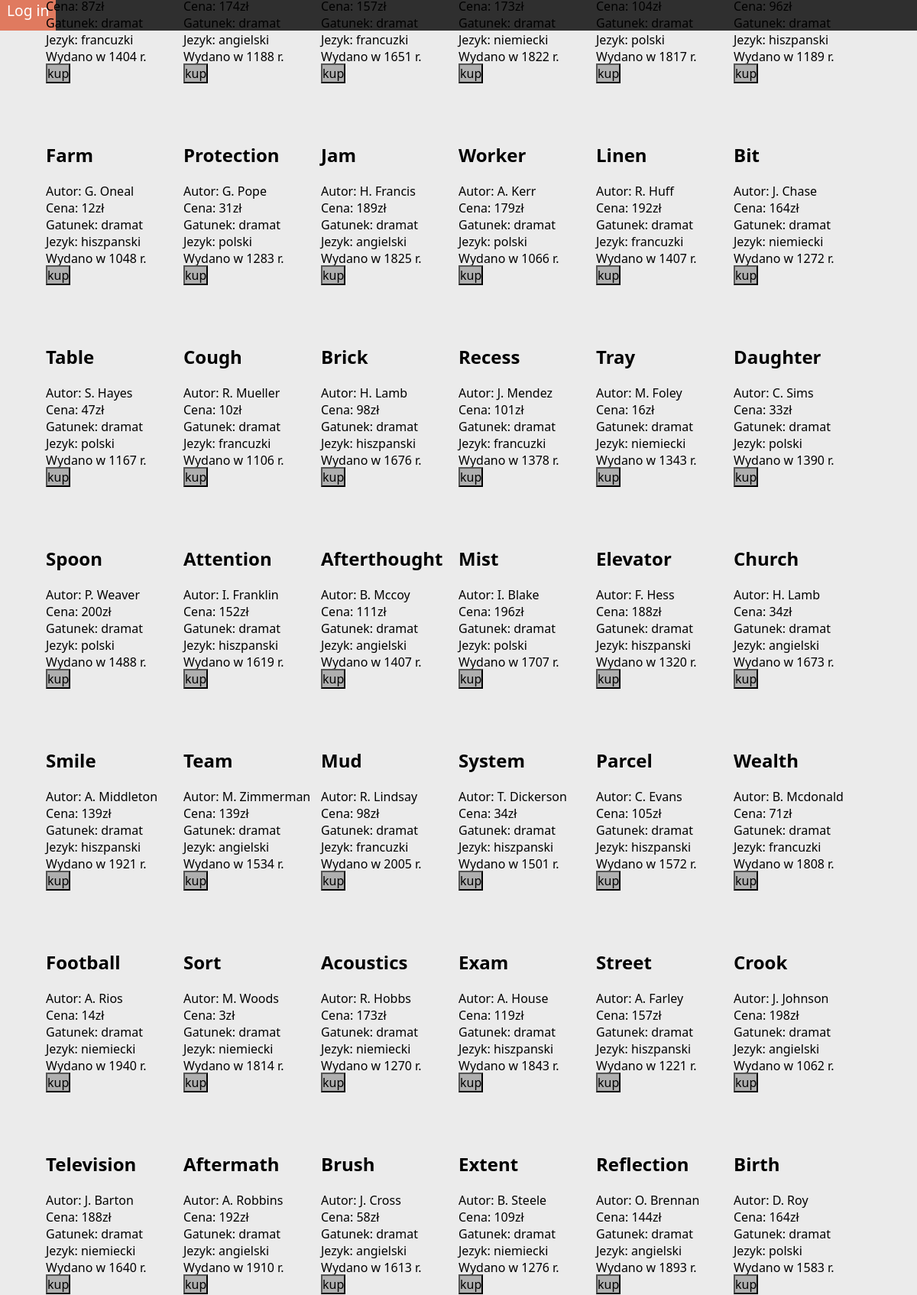
The page / (upper part) on the database its author committed.
### tables this page shows
CREATE TABLE `ksiazki` (
  `id_ksiazki` int(11) NOT NULL,
  `tytul` varchar(100) NOT NULL,
  `id_autora` int(11) NOT NULL,
  `cena` decimal(10,0) DEFAULT NULL,
  `ilosc` int(11) DEFAULT 0,
  `wydawnictwo` varchar(20) DEFAULT NULL,
  `temat` varchar(30) DEFAULT NULL,
  `gatunek` varchar(50) NOT NULL,
  `miejsce_wydania` varchar(28) DEFAULT NULL,
  `jezyk_ksiazki` varchar(15) DEFAULT NULL,
  `opis` varchar(100) DEFAULT NULL,
  `rok_wydania` varchar(4) DEFAULT NULL
);

### index.php (the view, shortened to what this page needs)
<!DOCTYPE html>
<html lang="pl">
<head>
    <link rel="stylesheet" href="index.css">
</head>
<body>
    <?php
    echo "<nav>
        <div><a href='login.php'>Log in</a></div>".
        (isset($_GET['uid']) ? "<div><a href='settings.php?uid=".$_GET['uid']."'>Ustawienia</a></div>" : "")
        ."</nav>";
    echo "<aside>
            <form action='index.php'
        </aside>";
    echo "<main><div id='main'>";
    $id = mysqli_connect("localhost", "root", "", "ksiegarnia");
    for($i = 1; $i < 100; ++$i){
        $book = mysqli_query($id, "select ksiazki.tytul, concat(substr(autor.imie, 1, 1), '. ', autor.nazwisko), ksiazki.cena,  ksiazki.gatunek, ksiazki.jezyk_ksiazki, ksiazki.rok_wydania, ksiazki.id_ksiazki from ksiazki join autor using (id_autora) limit $i, 1;");
        if($book){
            $data = mysqli_fetch_row($book);
            echo "<div class='ksiazka'>
                    <form action='order.php' method='post'>
                        <h2>".$data[0]."</h2>
                        <div class='autor'>".$data[1]."</div>
                        <div class='cena'>".$data[2]."</div>
                        <div class='gatunek'>".$data[3]."</div>
                        <div class='jezyk'>".$data[4]."</div>
                        <div class='rok'>".$data[5]."</div>
                        <input type='hidden' name='data' value=".$data[6].">
                        ".(isset($_GET['uid']) ? "
                        <input type='hidden' name='uid' value='".$_GET['uid']."'>
                        <input type='submit' class='kup' value='kup'>" : "<a href='login.php' class='div-submit'>kup</a>")."
                    </form>
                </div>";
        }
    }
    echo "</div></main>";
    ?>
</body>
</html>

### index.css (style rules this page uses)
html, body { margin: 0; padding: 0; overflow-x: hidden; }
body { font-family: "Segoe UI", Tahoma, Geneva, Verdana, sans-serif; background-color: #ebebeb; }
nav { width: 100vw; height: 5vh; background-color: #2f2f2f; color: #ebebeb; font-size: larger; display: flex; justify-content: start; align-items: start; }
nav div { border-width: 0 0.5em; border-color: #2f2f2f; border-style: solid; height: 100%; color: white; }
nav div a { color: white; text-decoration: none; }
main { margin-top: -3vh; min-height: 85vh; padding: 0 2vh 2vh 2vh; }
main div#main { display: flex; justify-content: center; align-items: center; flex-wrap: wrap; }
#main > .ksiazka { height: 33vh; width: 15vw; }
#main > div .autor::before { content: "Autor: "; }
#main > div .cena::before { content: "Cena: "; }
#main > div .cena::after { content: "zł"; }
#main > div .gatunek::before { content: "Gatunek: "; }
#main > div .jezyk::before { content: "Jezyk: "; }
#main > div .rok::before { content: "Wydano w "; }
#main > div .rok::after { content: " r."; }
input[type="submit"], .div-submit { text-decoration: none; color: black; border: 2px outset black; background-color: #afafaf; outline: none; transition: all 500ms ease-in-out; }

### rows shown on the page
ksiazki: gatunek "dramat", jezyk_ksiazki "francuzki", rok_wydania "1404"
ksiazki: gatunek "dramat", jezyk_ksiazki "angielski", rok_wydania "1188"
ksiazki: gatunek "dramat", jezyk_ksiazki "francuzki", rok_wydania "1651"
ksiazki: gatunek "dramat", jezyk_ksiazki "niemiecki", rok_wydania "1822"
ksiazki: gatunek "dramat", jezyk_ksiazki "polski", rok_wydania "1817"
ksiazki: gatunek "dramat", jezyk_ksiazki "hiszpanski", rok_wydania "1189"
ksiazki: tytul "Farm", data "G. Oneal", cena "12", gatunek "dramat", jezyk_ksiazki "hiszpanski", rok_wydania "1048"
ksiazki: tytul "Protection", data "G. Pope", cena "31", gatunek "dramat", jezyk_ksiazki "polski", rok_wydania "1283"
ksiazki: tytul "Jam", data "H. Francis", cena "189", gatunek "dramat", jezyk_ksiazki "angielski", rok_wydania "1825"
ksiazki: tytul "Worker", data "A. Kerr", cena "179", gatunek "dramat", jezyk_ksiazki "polski", rok_wydania "1066"
ksiazki: tytul "Linen", data "R. Huff", cena "192", gatunek "dramat", jezyk_ksiazki "francuzki", rok_wydania "1407"
ksiazki: tytul "Bit", data "J. Chase", cena "164", gatunek "dramat", jezyk_ksiazki "niemiecki", rok_wydania "1272"
ksiazki: tytul "Table", data "S. Hayes", cena "47", gatunek "dramat", jezyk_ksiazki "polski", rok_wydania "1167"
ksiazki: tytul "Cough", data "R. Mueller", cena "10", gatunek "dramat", jezyk_ksiazki "francuzki", rok_wydania "1106"
ksiazki: tytul "Brick", data "H. Lamb", cena "98", gatunek "dramat", jezyk_ksiazki "hiszpanski", rok_wydania "1676"
ksiazki: tytul "Recess", data "J. Mendez", cena "101", gatunek "dramat", jezyk_ksiazki "francuzki", rok_wydania "1378"
ksiazki: tytul "Tray", data "M. Foley", cena "16", gatunek "dramat", jezyk_ksiazki "niemiecki", rok_wydania "1343"
ksiazki: tytul "Daughter", data "C. Sims", cena "33", gatunek "dramat", jezyk_ksiazki "polski", rok_wydania "1390"
ksiazki: tytul "Spoon", data "P. Weaver", cena "200", gatunek "dramat", jezyk_ksiazki "polski", rok_wydania "1488"
ksiazki: tytul "Attention", data "I. Franklin", cena "152", gatunek "dramat", jezyk_ksiazki "hiszpanski", rok_wydania "1619"
ksiazki: tytul "Afterthought", data "B. Mccoy", cena "111", gatunek "dramat", jezyk_ksiazki "angielski", rok_wydania "1407"
ksiazki: tytul "Mist", data "I. Blake", cena "196", gatunek "dramat", jezyk_ksiazki "polski", rok_wydania "1707"
ksiazki: tytul "Elevator", data "F. Hess", cena "188", gatunek "dramat", jezyk_ksiazki "hiszpanski", rok_wydania "1320"
ksiazki: tytul "Church", data "H. Lamb", cena "34", gatunek "dramat", jezyk_ksiazki "angielski", rok_wydania "1673"
ksiazki: tytul "Smile", data "A. Middleton", cena "139", gatunek "dramat", jezyk_ksiazki "hiszpanski", rok_wydania "1921"
ksiazki: tytul "Team", data "M. Zimmerman", cena "139", gatunek "dramat", jezyk_ksiazki "angielski", rok_wydania "1534"
ksiazki: tytul "Mud", data "R. Lindsay", cena "98", gatunek "dramat", jezyk_ksiazki "francuzki", rok_wydania "2005"
ksiazki: tytul "System", data "T. Dickerson", cena "34", gatunek "dramat", jezyk_ksiazki "hiszpanski", rok_wydania "1501"
ksiazki: tytul "Parcel", data "C. Evans", cena "105", gatunek "dramat", jezyk_ksiazki "hiszpanski", rok_wydania "1572"
ksiazki: tytul "Wealth", data "B. Mcdonald", cena "71", gatunek "dramat", jezyk_ksiazki "francuzki", rok_wydania "1808"
ksiazki: tytul "Football", data "A. Rios", cena "14", gatunek "dramat", jezyk_ksiazki "niemiecki", rok_wydania "1940"
ksiazki: tytul "Sort", data "M. Woods", cena "3", gatunek "dramat", jezyk_ksiazki "niemiecki", rok_wydania "1814"
ksiazki: tytul "Acoustics", data "R. Hobbs", cena "173", gatunek "dramat", jezyk_ksiazki "niemiecki", rok_wydania "1270"
ksiazki: tytul "Exam", data "A. House", cena "119", gatunek "dramat", jezyk_ksiazki "hiszpanski", rok_wydania "1843"
ksiazki: tytul "Street", data "A. Farley", cena "157", gatunek "dramat", jezyk_ksiazki "hiszpanski", rok_wydania "1221"
ksiazki: tytul "Crook", data "J. Johnson", cena "198", gatunek "dramat", jezyk_ksiazki "angielski", rok_wydania "1062"
ksiazki: tytul "Television", data "J. Barton", cena "188", gatunek "dramat", jezyk_ksiazki "niemiecki", rok_wydania "1640"
ksiazki: tytul "Aftermath", data "A. Robbins", cena "192", gatunek "dramat", jezyk_ksiazki "angielski", rok_wydania "1910"
ksiazki: tytul "Brush", data "J. Cross", cena "58", gatunek "dramat", jezyk_ksiazki "angielski", rok_wydania "1613"
ksiazki: tytul "Extent", data "B. Steele", cena "109", gatunek "dramat", jezyk_ksiazki "niemiecki", rok_wydania "1276"
ksiazki: tytul "Reflection", data "O. Brennan", cena "144", gatunek "dramat", jezyk_ksiazki "angielski", rok_wydania "1893"
ksiazki: tytul "Birth", data "D. Roy", cena "164", gatunek "dramat", jezyk_ksiazki "polski", rok_wydania "1583"
